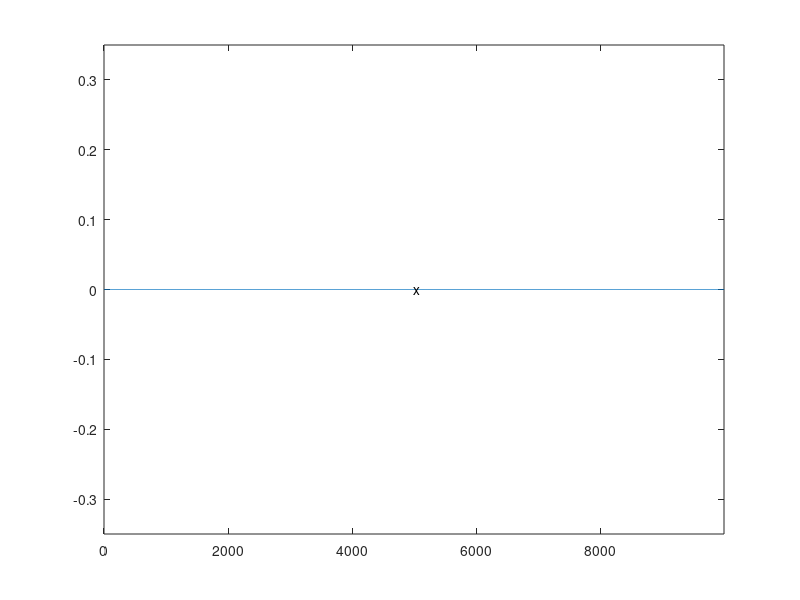

Write the MATLAB code that produced this figure. (Note: this script raises an error after producing the figure.)
#  SpectrumVisualizer.m
#    Displays waveform and spectrum figures;
#    Interacts with user;
#    Loads and calls plugins.

clear;
addpath("./");

Version = "0.3";

global FFTSize;
global SampleRate;
global Window;
global ViewPos;
global ViewWidth;
global Length;
global PlotLeft;

global SpectrumLowerRange;
global SpectrumUpperRange;
global DBLowerRange;
global DBUpperRange;

#  Global variable for plugins to identify where they are running in.
global Environment;
Environment = "Visual";

function Empty
end

#  Functions in Plugin_Load are called when a new wave file is loaded.
#  Call parameter(s):
#    FunctionName(Wave)
#  Wave: an array of the whole loaded signal.
global Plugin_Load = [
                "Empty"
        #       "Plugin_Load_PulseMarking"
                "Plugin_Load_PulseMarking_Stable"
        #       "Plugin_Load_PulseMarking_Naive"
        ];

#  Functions in Plugin_Wave are called when a waveform redraw takes place.
#  Call parameter(s):
#    FunctionName(Wave)
#  Wave: an array of signal contained in the visible area.
global Plugin_Wave = [
                "Empty"
        #       "Plugin_UnvoicedDetection"
                "Plugin_PulseMarking"
                "Plugin_VOTMarking"
        ];

#  Functions in Plugin_Spectrum are called when a spectrum redraw takes place.
#  Call parameter(s):
#    FunctionName(Spectrum, Phase, Wave, ExtWave)
#  Spectrum: The decibel magnitude spectrum of a FFTSize-size fourier transform
#    at the center of the visible area.
#  Phase: The phase spectrum of a FFTSize-size fourier transform at the center
#    of the visible area.
#  Wave: an array of signal centered in the visible area. Its length is equal
#    to FFTSize.
#  ExtWave: Extended Wave, which means it's 128 samples longer than Wave. Can
#    be useful in precise fundamental frequency detection.
global Plugin_Spectrum = [
                "Empty"
                "Plugin_F0Marking_ByPhase"
        #       "Plugin_F0Marking"
        #       "Plugin_Freq2Pitch"
        #       "Plugin_HarmonicMarking"
        #       "Plugin_HarmonicMarking_Naive"
        #       "Plugin_PhaseFigure"
        ];

#  The following variables specify the feature of the spectrum figure.
FFTSize = 2048;
SpectrumLowerRange = 0;
SpectrumUpperRange = 7000;
DBLowerRange = - 70;
DBUpperRange = 40;
WindowFunc = @hanning;

#  Keycodes
Button_Click = 1;
Button_Exit = - 1;
Button_W = 119;
Button_A = 97;
Button_S = 115;
Button_D = 100;
Button_O = 111;

#  Draws the time domain signal in the range of visible area.
function UpdateView(Wave)
        global ViewPos;
        global ViewWidth;
        global Length;
        global PlotLeft;
        global Plugin_Wave;
        Left = ViewPos - ViewWidth;
        Right = ViewPos + ViewWidth;
        if(Left < 1)
                Left = 1;
        end
        if(Right > Length)
                Right = Length;
        end
        PlotLeft = fix(Left);
        plot(Wave(PlotLeft : fix(Right)));
        axis([0, Right - PlotLeft, - 0.35, 0.35]);
        text(ViewPos - PlotLeft, Wave(fix(ViewPos)), "x");

        #Evaluates Plugin_Wave plugins.
        for i = 1 : length(Plugin_Wave(:, 1))
                eval(cstrcat(Plugin_Wave(i, :),
                     "(Wave(PlotLeft : fix(Right)));"));
        end
end

#  Calulates the decibel magnitude and phase spectrum from time domain signals.
function [Ret, RetPhase] = GenerateSpectrum(Wave)
        global FFTSize;
        global Window;
        X = fft(fftshift(Wave .* Window));
        Ret = abs(X)(1 : FFTSize / 2);
        Ret = log10(Ret + 0.000001) * 20;
        RetPhase = arg(X);
end

#  Returns the spectrum and waveform in the range of FFT area.
function [Ret, RetPhase, RetWave, ExtWave] = UpdateSpectrum(Wave)
        global ViewPos;
        global ViewWidth;
        global Length;
        global FFTSize;
        Left = ViewPos - FFTSize / 2;
        Right = ViewPos + FFTSize / 2;
        if(Left < 0)
                Left = 0;
        end
        if(Right > Length)
                Right = Length;
        end
        RetWave = Wave(Left : Right - 1);
        ExtWave = Wave(Left : Right - 1 + 128);
        [Ret, RetPhase] = GenerateSpectrum(RetWave);
end

#  Draws the ticks in the spectrum plot.
function UpdatePlotTick(SpectrumLowerRange, SpectrumUpperRange, DBLowerRange)
        global FFTSize;
        global SampleRate;
        SpectrumWidth = SpectrumUpperRange - SpectrumLowerRange;
        BinWidth = SpectrumWidth / SampleRate * FFTSize;
        FixTo10 = fix(BinWidth / 60 + 1) * 5;
        Range = [FFTSize / SampleRate * SpectrumLowerRange : FixTo10 : ...
                 FFTSize / SampleRate * SpectrumUpperRange];
        set(gca, 'xtick', Range);
        for i = Range
                text(i - 1, DBLowerRange + 5,
                     strcat(mat2str(fix(i / FFTSize * SampleRate)), "Hz"));
        end
end

#  Initialization
OrigWave = zeros(10000, 1);
SampleRate = 44100;
Length = length(OrigWave);
Window = WindowFunc(FFTSize);
ViewPos = fix(Length / 2);
ViewWidth = ViewPos;
WaveToOpen = "";

clf;
figure(1);
plot(OrigWave);
UpdateView(OrigWave);

printf(cstrcat("Spectrum Visualizer ", Version, "\n"));
printf("W - Scale in,     S - Scale out.\n");
printf("A - Move to left, D - Move to right.\n");
printf("O - Open wave file.\n");
fflush(stdout);

while(1)
        [Spectrum, Phase, Wave, ExtWave] = UpdateSpectrum(OrigWave);
        figure(2);
        LBound = fix(FFTSize / SampleRate * SpectrumLowerRange);
        UBound = fix(FFTSize / SampleRate * SpectrumUpperRange);
        plot(Spectrum(1 : UBound));
        title(cstrcat("Spectrum, FFTSize: ", mat2str(FFTSize)));
        axis([LBound, UBound, DBLowerRange, DBUpperRange]);
        UpdatePlotTick(SpectrumLowerRange, SpectrumUpperRange, DBLowerRange);

        #Evaluates Plugin_Spectrum plugins.
        for i = 1 : length(Plugin_Spectrum(:, 1))
                eval(cstrcat(Plugin_Spectrum(i, :),
                     "(Spectrum, Phase, Wave, ExtWave);"));
        end

        figure(1);
        UpdateView(OrigWave);
        title(cstrcat("Waveform at ", mat2str(ViewPos / SampleRate), " sec."));
        [X, Y, Button] = ginput(1);
        X += PlotLeft;

        if(Button == Button_Click)
                ViewPos = fix(X); #Move to mouse pos
        elseif(Button == Button_W)
                ViewWidth *= 0.5; #Scale in
        elseif(Button == Button_S)
                ViewWidth /= 0.5; #Scale out
        elseif(Button == Button_A)
                ViewPos -= ViewWidth * 0.2; #Left
        elseif(Button == Button_D)
                ViewPos += ViewWidth * 0.2; #Right
        elseif(Button == Button_O)
                #Open
                WaveToOpen = input("Wave to open(enclosed by quotes): ");
                [OrigWave, SampleRate] = wavread(WaveToOpen);
                Length = length(OrigWave);
                Window = hanning(FFTSize);
                ViewPos = fix(Length / 2);
                ViewWidth = ViewPos;

                #Evaluates Plugin_Load plugins.
                for i = 1 : length(Plugin_Load(:, 1))
                        eval(cstrcat(Plugin_Load(i, :), "(OrigWave);"));
                end
        elseif(Button == Button_Exit)
                break; #Exit
        end
        ViewPos = fix(ViewPos);

        #Keep the visible area in the wave.
        if(ViewPos < 1)
                ViewPos = 1;
        elseif(ViewPos > Length - FFTSize)
                ViewPos = Length - FFTSize;
        end
        fflush(stdout);
end

close(1);
close(2);

